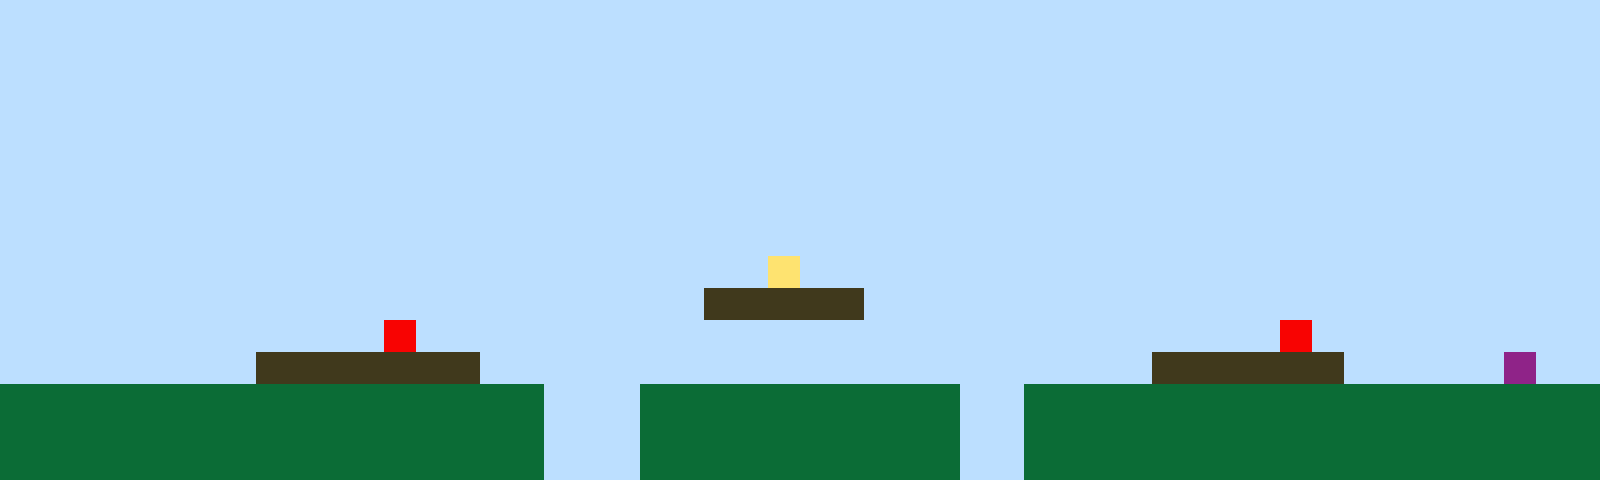

This game map was drawn from its Tiled (.tmx) file and the tilesets committed beside it. A one-line description and the full map source follow:
An orthogonal 50x15 tile map with 32x32 px tiles, 1 tile layer (Tile Layer 1).

<map version="1.10" tiledversion="1.11.2" orientation="orthogonal" renderorder="right-up" width="50" height="15" tilewidth="32" tileheight="32" infinite="0" nextlayerid="2" nextobjectid="1"><editorsettings><export target="map1.csv" format="csv" /></editorsettings><tileset firstgid="1" name="sprites" tilewidth="32" tileheight="32" tilecount="6" columns="3"><image source="sprites.png" width="96" height="64" /></tileset><layer id="1" name="Tile Layer 1" width="50" height="15"><data encoding="csv">1,1,1,1,1,1,1,1,1,1,1,1,1,1,1,1,1,1,1,1,1,1,1,1,1,1,1,1,1,1,1,1,1,1,1,1,1,1,1,1,1,1,1,1,1,1,1,1,1,1,1,1,1,1,1,1,1,1,1,1,1,1,1,1,1,1,1,1,1,1,1,1,1,1,1,1,1,1,1,1,1,1,1,1,1,1,1,1,1,1,1,1,1,1,1,1,1,1,1,1,1,1,1,1,1,1,1,1,1,1,1,1,1,1,1,1,1,1,1,1,1,1,1,1,1,1,1,1,1,1,1,1,1,1,1,1,1,1,1,1,1,1,1,1,1,1,1,1,1,1,1,1,1,1,1,1,1,1,1,1,1,1,1,1,1,1,1,1,1,1,1,1,1,1,1,1,1,1,1,1,1,1,1,1,1,1,1,1,1,1,1,1,1,1,1,1,1,1,1,1,1,1,1,1,1,1,1,1,1,1,1,1,1,1,1,1,1,1,1,1,1,1,1,1,1,1,1,1,1,1,1,1,1,1,1,1,1,1,1,1,1,1,1,1,1,1,1,1,1,1,1,1,1,1,1,1,1,1,1,1,1,1,1,1,1,1,1,1,1,1,1,1,1,1,1,1,1,1,1,1,1,1,1,1,1,1,1,1,1,1,1,1,1,1,1,1,1,1,1,1,1,1,1,1,1,1,1,1,1,1,1,1,1,1,1,1,1,1,1,1,1,1,1,1,1,1,1,1,1,1,1,1,1,1,1,1,1,1,1,1,1,1,1,1,1,1,1,1,1,1,1,1,1,1,1,1,1,1,1,1,1,1,1,1,1,1,1,1,1,1,1,1,1,1,1,1,1,1,1,1,1,1,1,1,1,1,1,1,1,1,1,1,1,1,1,1,1,1,1,1,1,1,1,1,1,1,1,1,1,1,1,1,1,1,1,1,1,1,1,1,1,1,1,1,4,1,1,1,1,1,1,1,1,1,1,1,1,1,1,1,1,1,1,1,1,1,1,1,1,1,1,1,1,1,1,1,1,1,1,1,1,1,1,1,1,1,1,1,1,1,1,1,3,3,3,3,3,1,1,1,1,1,1,1,1,1,1,1,1,1,1,1,1,1,1,1,1,1,1,1,1,1,1,1,1,1,1,1,1,1,1,1,5,1,1,1,1,1,1,1,1,1,1,1,1,1,1,1,1,1,1,1,1,1,1,1,1,1,1,1,5,1,1,1,1,1,1,1,1,1,1,1,1,1,1,1,1,1,3,3,3,3,3,3,3,1,1,1,1,1,1,1,1,1,1,1,1,1,1,1,1,1,1,1,1,1,3,3,3,3,3,3,1,1,1,1,1,6,1,1,2,2,2,2,2,2,2,2,2,2,2,2,2,2,2,2,2,1,1,1,2,2,2,2,2,2,2,2,2,2,1,1,2,2,2,2,2,2,2,2,2,2,2,2,2,2,2,2,2,2,2,2,2,2,2,2,2,2,2,2,2,2,2,2,2,2,2,1,1,1,2,2,2,2,2,2,2,2,2,2,1,1,2,2,2,2,2,2,2,2,2,2,2,2,2,2,2,2,2,2,2,2,2,2,2,2,2,2,2,2,2,2,2,2,2,2,2,1,1,1,2,2,2,2,2,2,2,2,2,2,1,1,2,2,2,2,2,2,2,2,2,2,2,2,2,2,2,2,2,2</data></layer></map>
